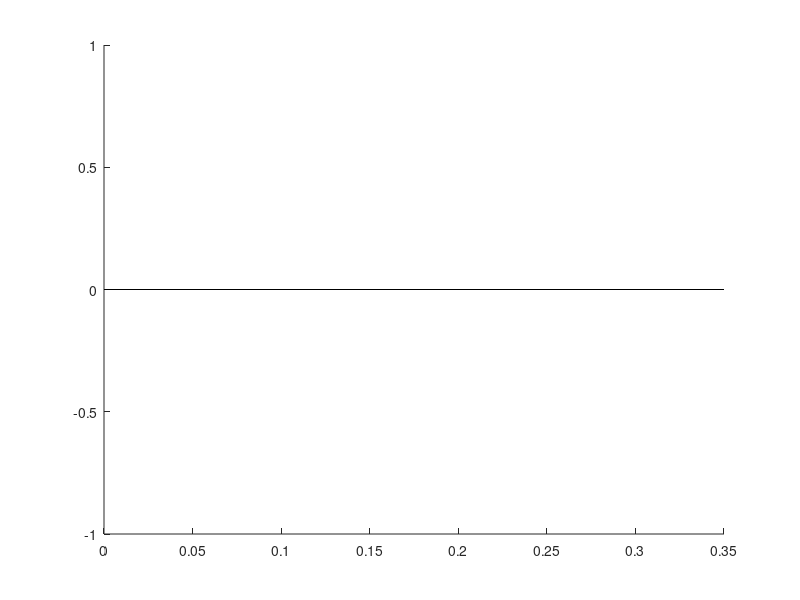

Source code (MATLAB): (Note: this script raises an error after producing the figure.)
% Parameters
base_path = '/Users/nitishpatel/Desktop/Miniscope Feeding';
mice = {'Mouse_F'};
week = 'Week 2';
session = 'Session 2';
foods = {'Cheese', 'Chocolate', 'Broccoli', 'Carrot'};
food_labels_map = containers.Map({'Cheese', 'Chocolate', 'Broccoli', 'Carrot'}, 1:4);

for m = 1:length(mice)
    mouse = mice{m};
    fprintf('Processing %s...\n', mouse);

    mouse_letter = mouse(end);
    mat_file = fullfile(base_path, mouse, week, session, sprintf('%s_hungry.mat', mouse_letter));

    if ~isfile(mat_file)
        fprintf('  File not found: %s. Skipping %s.\n', mat_file, mouse);
        continue;
    end

    load(mat_file, 'sumC_hunger', 'timestamps');  % nCells x nFrames

    pca_data = [];
    food_labels = [];

    for f = 1:length(foods)
        food = foods{f};

        if ~isfield(timestamps.(mouse).Week2.Session2, food) || ...
           ~isfield(timestamps.(mouse).Week2.Session2.(food), 'Consumption')
            fprintf('  Skipping missing %s %s\n', mouse, food);
            continue;
        end

        vec = timestamps.(mouse).Week2.Session2.(food).Consumption;
        if isempty(vec), continue; end

        nBouts = floor(length(vec)/2);
        bouts = reshape(vec(1:2*nBouts), 2, [])';

        for b = 1:size(bouts,1)
            startF = bouts(b,1);
            endF = bouts(b,2);

            if isnan(startF) || isnan(endF) || endF > size(sumC_hunger,2)
                continue;
            end

            % Extract all frames for this bout
            bout_data = sumC_hunger(:, startF:endF)'; % frames x cells

            % Append to data and label each frame with the food label
            pca_data = [pca_data; bout_data];        % Each row = one frame's activity
            food_labels = [food_labels; repmat(food_labels_map(food), size(bout_data,1), 1)];
        end
    end

    if isempty(pca_data)
        fprintf('  No data for %s. Skipping PCA.\n', mouse);
        continue;
    end

    % Run PCA (choose 3 components for visualization)
    [coeff, score, ~, ~, explained] = pca(pca_data, 'NumComponents', 3);

    % Plot 3D PCA colored by food
    figure('Name', sprintf('3D PCA %s', mouse), 'NumberTitle', 'off');
    % Custom food-specific colors
colors = [
    227, 178, 69;  % Cheese - Dark Yellow
     103, 61, 37;  % Chocolate - Blue
    158, 209, 123;  % Broccoli - Green
    243, 163, 97   % Carrot - Purple
] / 255;  % Normalize to [0–1]
    hold on;
    for f = 1:length(foods)
        idx = food_labels == f;
        scatter3(score(idx,1), score(idx,2), score(idx,3), 10, colors(f,:), 'filled');
    end
    hold off;
    set(gca, 'LineWidth', 2, 'TickDir', 'out', 'FontSize', 30);
    xlabel('PC 1', 'FontSize', 30);
    ylabel('PC 2', 'FontSize', 30);
    zlabel('PC 3', 'FontSize', 30);
     % Determine axis limits
    x_min = min(score(:,1)); x_max = max(score(:,1));
    y_min = min(score(:,2)); y_max = max(score(:,2));
    z_min = min(score(:,3)); z_max = max(score(:,3));

    x_mid = (x_min + x_max) / 2;
    y_mid = (y_min + y_max) / 2;
    z_mid = (z_min + z_max) / 2;

    % Set ticks at min, mid, max
    xticks([x_min, x_mid, x_max]);
    yticks([y_min, y_mid, y_max]);
    zticks([z_min, z_mid, z_max]);

    % Set tick labels only for min and max
    xticklabels({num2str(x_min, '%.1f'), '', num2str(x_max, '%.1f')});
    yticklabels({num2str(y_min, '%.1f'), '', num2str(y_max, '%.1f')});
    zticklabels({num2str(z_min, '%.1f'), '', num2str(z_max, '%.1f')});
   % title(mouse);
    legend(foods, 'Location', 'northwestoutside');
    legend boxoff;
    view(45,30);
end
print(gcf, 'PCA_Foods.eps', '-depsc', '-painters');

% Parameters
base_path = '/Users/nitishpatel/Desktop/Miniscope Feeding';
mice = {'Mouse_A', 'Mouse_B', 'Mouse_D', 'Mouse_E', 'Mouse_F'};
week = 'Week 2';
session = 'Session 2';
foods = {'Cheese', 'Chocolate', 'Broccoli', 'Carrot'};
food_labels_map = containers.Map({'Cheese', 'Chocolate', 'Broccoli', 'Carrot'}, 1:4);

avg_silhouette_scores = nan(length(mice),1);

for m = 1:length(mice)
    mouse = mice{m};
    fprintf('Processing %s...\n', mouse);

    mouse_letter = mouse(end);
    mat_file = fullfile(base_path, mouse, week, session, sprintf('%s_hungry.mat', mouse_letter));

    if ~isfile(mat_file)
        fprintf('  File not found: %s. Skipping %s.\n', mat_file, mouse);
        continue;
    end

    load(mat_file, 'sumC_hunger');  % nCells x nFrames

    pca_data = [];
    food_labels = [];

    for f = 1:length(foods)
        food = foods{f};

        if ~isfield(timestamps.(mouse).Week2.Session2, food) || ...
           ~isfield(timestamps.(mouse).Week2.Session2.(food), 'Consumption')
            fprintf('  Skipping missing %s %s\n', mouse, food);
            continue;
        end

        vec = timestamps.(mouse).Week2.Session2.(food).Consumption;
        if isempty(vec), continue; end

        nBouts = floor(length(vec)/2);
        bouts = reshape(vec(1:2*nBouts), 2, [])';

        for b = 1:size(bouts,1)
            startF = bouts(b,1);
            endF = bouts(b,2);

            if isnan(startF) || isnan(endF) || endF > size(sumC_hunger,2)
                continue;
            end

            bout_data = sumC_hunger(:, startF:endF)'; % frames x cells

            pca_data = [pca_data; bout_data];
            food_labels = [food_labels; repmat(food_labels_map(food), size(bout_data,1), 1)];
        end
    end

    if isempty(pca_data)
        fprintf('  No data for %s. Skipping PCA and silhouette.\n', mouse);
        continue;
    end

    % Run PCA (3 components)
    [~, score, ~, ~, ~] = pca(pca_data, 'NumComponents', 3);

    % Compute silhouette values using the food labels as clusters
    sil_values = silhouette(score, food_labels);

    % Average silhouette score for this mouse
    avg_silhouette_scores(m) = mean(sil_values);

    fprintf('  %s average silhouette score: %.4f\n', mouse, avg_silhouette_scores(m));
end

% Remove NaNs before averaging
valid_scores = avg_silhouette_scores(~isnan(avg_silhouette_scores));
mean_sil_score = mean(valid_scores);

% Calculate mean and SEM
mean_sil = mean(valid_scores);
sem_sil = std(valid_scores) / sqrt(length(valid_scores));

% Plot
figure;
hold on;

% Bar for mean
%bar(0.15, mean_sil, 'FaceColor', [62/255, 45/255, 178/255], 'BarWidth', 0.15);
bar(0.15, mean_sil, 'FaceColor', [254/255, 216/255, 161/255], 'BarWidth', 0.15, 'EdgeColor','none');
% Error bar (SEM)
errorbar(0.15, mean_sil, sem_sil, 'k', 'LineWidth', 2, 'CapSize', 12);

% Scatter individual points
%scatter(repelem(0.15, length(valid_scores)), valid_scores, 50, [0.6,0.6 0.6], 'filled');
scatter(repelem(0.15, length(valid_scores)), valid_scores, 50, [0 0 0], 'filled');

% Y-axis formatting
ylim([-0.1 0.8]);
yticks([-0.1 0.8]);
yline(0,'r--', 'LineWidth', 2);

% X-axis
xlim([0 0.3]);


% Axis formatting
set(gca, 'LineWidth', 2, 'TickDir', 'out', 'FontSize', 30, ...
         'Box', 'off', 'XColor', 'none');

ylabel({'clustering quality'; '(silhouette score)'}, 'FontSize', 30);

% Statistical test
[h, p] = ttest(valid_scores, 0); % two-tailed test
fprintf('One-sample t-test (silhouette > 0): h=%d, p=%.4f\n', h, p);


aster = "";
if p < 0.05 && p >= 0.01
    aster = "*";
elseif p < 0.01 && p >= 0.001
    aster = "**";
elseif p < 0.001 && p > 0.0001
    aster = "***";
elseif p < 0.0001
    aster = "****";
end

text(0.15, 0.85, aster, 'HorizontalAlignment', 'center', 'FontSize', 30); % adds significant asterisk
%text(0.15, 0.85, '___', 'HorizontalAlignment', 'center', 'FontSize', 40);

